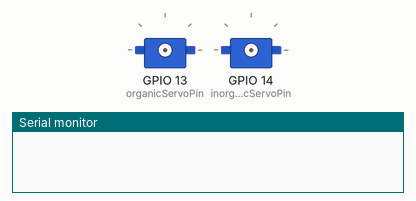
A sketch run on a simulated ESP32. Shown: 2 × servo, the last lines printed to the serial monitor. WiFi joins after 1.5 s; servers stay silent unless stated.

Above: at 0.1 s.
At 2.1 s:
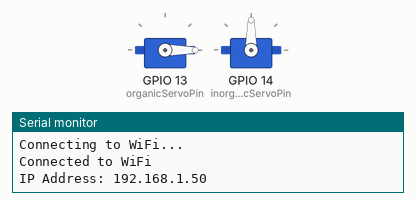
Timing chart, 0 to 3.6 s (numbered marks = the images above):
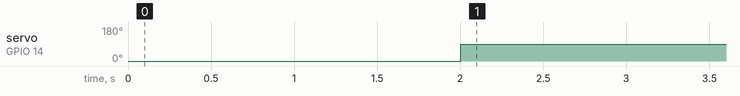

Measured:
- by itself, servo on GPIO 14 (inorganicServoPin): 0° → 90° at 2.0 s

The sketch:

TestWebsocket.ino
```cpp
#include <Arduino.h>
#include <WiFi.h>
#include <HTTPClient.h>
#include <ESP32Servo.h>
#include <ArduinoJson.h>

const char *ssid = "EnViiAiii";
const char *password = "7654321098";
const char *serverUrl = "http://172.20.10.2:8080/api/events";

Servo organicServo;
Servo inorganicServo;

unsigned long connectionTimeout = 10000;
unsigned long startTime;
unsigned long lastCheckTime = 0;
const unsigned long checkInterval = 5000;

const int organicServoPin = 13;
const int inorganicServoPin = 14;

void setup() {
  Serial.begin(115200);

  if (!setupWifiConnection()) {
    Serial.println("WiFi connection failed. Turning off.");
    delay(1000);
    ESP.deepSleep(0);
  }

  startTime = millis();

  organicServo.attach(organicServoPin);
  organicServo.write(0);

  inorganicServo.attach(inorganicServoPin);
  inorganicServo.write(0);
}

bool setupWifiConnection() {
  WiFi.begin(ssid, password);
  unsigned long timeout = millis() + 10000;

  while (WiFi.status() != WL_CONNECTED && millis() < timeout) {
    delay(1000);
    Serial.println("Connecting to WiFi...");
  }

  if (WiFi.status() == WL_CONNECTED) {
    Serial.println("Connected to WiFi");
    Serial.print("IP Address: ");
    Serial.println(WiFi.localIP());
    return true;
  } else {
    Serial.println("WiFi connection failed. Resetting...");
    return false;
  }
}

void loop() {
  unsigned long currentTime = millis();
  organicServo.write(0);
  inorganicServo.write(90);
  if (currentTime - lastCheckTime >= checkInterval) {
    lastCheckTime = currentTime;
    checkForEvents();
  }
}

void checkForEvents() {
  if ((WiFi.status() == WL_CONNECTED)) {

    HTTPClient http;

    http.begin(serverUrl);
    int httpCode = http.GET();

    if (httpCode > 0) {

      String payload = http.getString();
      Serial.println(httpCode);
      Serial.println(payload);

      DynamicJsonDocument doc(1024);
      DeserializationError error = deserializeJson(doc, payload);

      if (error) {
        Serial.print(F("deserializeJson() failed: "));
        Serial.println(error.f_str());
        return;
      }

      const char* command = doc["command"];

      if (strcmp(command, "open_organic") == 0) {
        Serial.println("Opening organic door...");
        organicServo.write(90);
        delay(3000);
        organicServo.write(0);
        Serial.println("Organic door opened.");
      } else if (strcmp(command, "open_inorganic") == 0) {
        Serial.println("Opening inorganic door...");
        inorganicServo.write(0);
        delay(3000);
        inorganicServo.write(90);
        Serial.println("Inorganic door opened.");
      }

    } else {
      Serial.println("Error on HTTP request");
    }

    http.end();
  }
}
```
